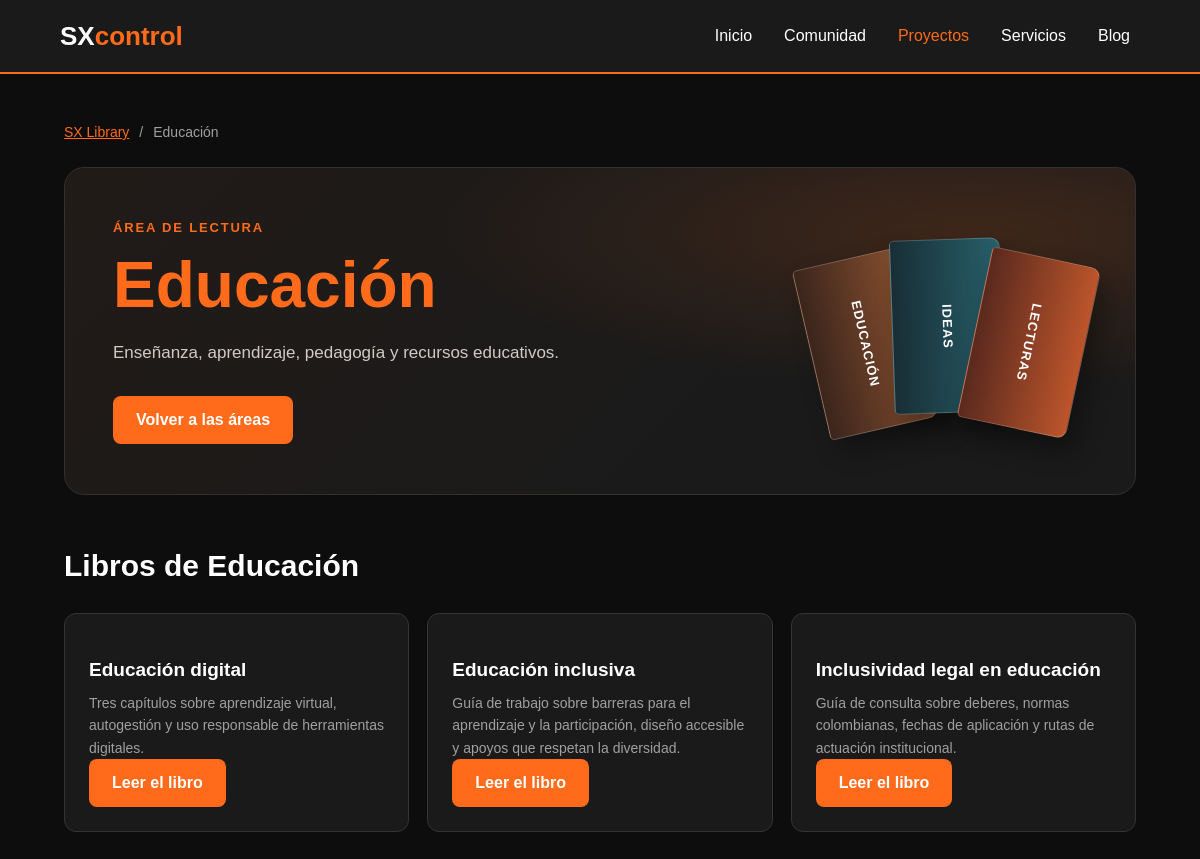
The app's page /sx-library/educacion with its own data.
### tables this page shows
CREATE TABLE library_areas (
                slug TEXT PRIMARY KEY,
                nombre TEXT NOT NULL,
                descripcion TEXT NOT NULL,
                posicion INTEGER NOT NULL DEFAULT 0
            );

CREATE TABLE library_libros (
                id INTEGER PRIMARY KEY AUTOINCREMENT,
                area_slug TEXT NOT NULL REFERENCES library_areas(slug),
                titulo TEXT NOT NULL,
                autor TEXT NOT NULL,
                descripcion TEXT NOT NULL,
                url TEXT,
                posicion INTEGER NOT NULL DEFAULT 0
            );

### app.py (the view)
@app.route("/sx-library/<area_slug>")
def sx_library_area(area_slug):
    existe = sqlite3.connect(DB_PATH).execute(
        "SELECT 1 FROM library_areas WHERE slug = ?", (area_slug,)
    ).fetchone()
    if not existe and area_slug in SX_LIBRARY_REMOVED_EDUCATION_CATEGORIES:
        return redirect(url_for("sx_library_area", area_slug="educacion"), code=301)
    area = SX_LIBRARY_AREAS.get(area_slug) or {}
    fila = sqlite3.connect(DB_PATH).execute(
        "SELECT nombre, descripcion FROM library_areas WHERE slug = ?", (area_slug,)
    ).fetchone()
    if fila is None and not area:
        abort(404)
    return render_template(
        "Proyectos/SX_Library/area.html",
        area_slug=area_slug,
        area_name=fila[0] if fila else area["area_name"],
        area_description=fila[1] if fila else area["area_description"],
        libros=libros_library(area_slug),
    )

### app.py (called while the page is built)
def libros_library(area_slug=None):
    with sqlite3.connect(DB_PATH) as conexion:
        conexion.row_factory = sqlite3.Row
        if area_slug:
            filas = conexion.execute(
                "SELECT id, area_slug, titulo, autor, descripcion, url FROM library_libros WHERE area_slug = ? ORDER BY posicion, id",
                (area_slug,),
            ).fetchall()
        else:
            filas = conexion.execute(
                "SELECT id, area_slug, titulo, autor, descripcion, url FROM library_libros ORDER BY area_slug, posicion, id"
            ).fetchall()
    return [dict(fila) for fila in filas]

### templates/Proyectos/SX_Library/area.html (shortened to what this page needs)
<!DOCTYPE html>
<html lang="es">
<head>
    <link rel="stylesheet" href="{{ url_for('static', filename='css/style.css') }}">
</head>
<body>
    <header>
        <a class="logo" href="{{ url_for('home') }}" aria-label="SXcontrol, inicio">SX<span>control</span></a>
        <nav>
            <ul>
                <li><a href="{{ url_for('home') }}">Inicio</a></li>
                <li><a href="{{ url_for('comunidad') }}">Comunidad</a></li>
                <li><a href="{{ url_for('proyectos') }}" class="active" aria-current="page">Proyectos</a></li>
                <li><a href="{{ url_for('servicios') }}">Servicios</a></li>
                <li><a href="{{ url_for('blog') }}">Blog</a></li>
            </ul>
        </nav>
    </header>
    <main class="library-page">
        <nav class="book-breadcrumb" aria-label="Ruta de navegación">
            <a href="{{ url_for('sx_library') }}">SX Library</a>
            <span aria-hidden="true">/</span>
            <span aria-current="page">{{ area_name }}</span>
        </nav>
        <section class="library-hero" aria-labelledby="area-title">
            <div>
                <p class="library-eyebrow">Área de lectura</p>
                <h1 id="area-title"><span>{{ area_name }}</span></h1>
                <p class="library-intro">{{ area_description }}</p>
                {% if parent_area_name is defined %}
                <a href="{{ parent_area_url }}" class="btn">Volver a Educación</a>
                {% else %}
                <a href="{{ url_for('sx_library') }}#areas" class="btn">Volver a las áreas</a>
                {% endif %}
            </div>
            <div class="library-books-art" aria-hidden="true">
                <div class="library-book">{{ area_name }}</div>
                <div class="library-book">Ideas</div>
                <div class="library-book">Lecturas</div>
            </div>
        </section>
        {% if libros %}
        <section aria-labelledby="books-title">
            <h2 id="books-title" class="library-section-heading">Libros de {{ area_name }}</h2>
            <div class="library-collections">
                {% for libro in libros %}
                <article class="library-collection">
                    <h3>{{ libro.titulo }}</h3>
                    <p>{{ libro.descripcion }}</p>
                    {% if libro.url %}
                    <a href="{{ libro.url }}" class="btn">Leer el libro</a>
                    {% else %}
                    <span class="btn btn-secundario" aria-disabled="true">En preparación</span>
                    {% endif %}
                </article>
                {% endfor %}
            </div>
        </section>
        {% endif %}
    </main>
</body>
</html>

### static/css/style.css (style rules this page uses)
:root { color-scheme: dark; --sx-orange: #ff6b1a; --sx-orange-dark: #e05500; --sx-black: #0d0d0d; --sx-black-soft: #1a1a1a; --sx-white: #fff; --sx-text-gray: #a0a0a0; --sx-border: #343434; --sx-content-width: 1120px; --sx-radius: 10px; }
*, *::before, *::after { box-sizing: border-box; }
html { min-width: 320px; scroll-behavior: smooth; }
body { min-width: 320px; margin: 0; background: var(--sx-black); color: var(--sx-white); font-family: Arial, sans-serif; line-height: 1.5; }
header { display: flex; width: 100%; align-items: center; justify-content: space-between; gap: 24px; padding: 15px 5%; border-bottom: 2px solid var(--sx-orange); background: var(--sx-black-soft); }
.logo { display: flex; flex: 0 0 auto; align-items: center; color: var(--sx-white); font-size: 26px; font-weight: 700; line-height: 1; text-decoration: none; }
.logo span, .library-hero h1 span, .nutria-container h1 span, .hero h1 span { color: var(--sx-orange); }
header nav { min-width: 0; }
header nav ul { display: flex; flex-wrap: wrap; justify-content: flex-end; gap: 4px 12px; margin: 0; padding: 0; list-style: none; }
header nav a { display: inline-block; padding: 9px 10px; border-radius: 6px; color: var(--sx-white); font-size: 16px; font-weight: 500; text-decoration: none; transition: color 0.2s ease, background-color 0.2s ease; }
header nav a:hover, header nav a.active { color: var(--sx-orange); }
.btn { display: inline-block; max-width: 100%; padding: 12px 22px; border: 1px solid transparent; border-radius: 8px; background: var(--sx-orange); color: var(--sx-white); font: inherit; font-weight: 600; line-height: 1.35; overflow-wrap: anywhere; text-align: center; text-decoration: none; transition: background-color 0.2s ease, transform 0.2s ease; }
.library-page { width: min(100%, var(--sx-content-width)); margin: 0 auto; padding: 48px 24px 72px; }
.library-hero { display: grid; min-width: 0; grid-template-columns: minmax(0, 1.4fr) minmax(220px, 0.6fr); align-items: center; gap: 40px; overflow: hidden; padding: 48px; border: 1px solid #34302d; border-radius: 20px; background: radial-gradient(ellipse at 85% 20%, rgba(255, 107, 26, 0.16), transparent 42%), linear-gradient(135deg, #211b18, var(--sx-black-soft) 65%); text-align: left; }
.library-eyebrow { margin: 0 0 14px; color: var(--sx-orange); font-size: 13px; font-weight: 700; letter-spacing: 0.14em; text-transform: uppercase; }
.library-hero h1 { margin: 0; font-size: clamp(38px, 6vw, 64px); line-height: 1.05; }
.library-intro { max-width: 580px; margin: 20px 0 28px; color: #d0cbc7; font-size: 17px; line-height: 1.7; }
.library-hero .btn { font-weight: 700; }
.library-books-art { display: flex; min-width: 0; min-height: 230px; align-items: center; justify-content: center; }
.library-book { display: flex; width: 112px; height: 174px; flex: 0 1 112px; align-items: center; justify-content: center; border: 1px solid rgba(255, 255, 255, 0.2); border-radius: 5px 10px 10px 5px; box-shadow: 10px 14px 24px rgba(0, 0, 0, 0.35); color: var(--sx-white); font-size: 13px; font-weight: 700; letter-spacing: 0.08em; text-align: center; text-transform: uppercase; writing-mode: vertical-rl; }
.library-book + .library-book { margin-left: -26px; }
.library-book:nth-child(1) { transform: rotate(-13deg) translateY(13px); background: linear-gradient(90deg, #3b251c, #89502f); }
.library-book:nth-child(2) { transform: rotate(-2deg) translateY(-5px); background: linear-gradient(90deg, #182e35, #28606b); }
.library-book:nth-child(3) { transform: rotate(12deg) translateY(12px); background: linear-gradient(90deg, #5a291e, #bc552b); }
.library-section-heading { margin: 52px 0 10px; font-size: 30px; line-height: 1.25; }
.library-collections { display: grid; grid-template-columns: repeat(auto-fit, minmax(min(100%, 210px), 1fr)); gap: 18px; margin-top: 28px; }
.library-collection { min-width: 0; min-height: 190px; padding: 24px; border: 1px solid var(--sx-border); border-radius: 12px; background: var(--sx-black-soft); }
.library-collection h3 { margin: 18px 0 8px; font-size: 19px; }
.library-collection p { margin: 0; color: var(--sx-text-gray); font-size: 14px; line-height: 1.6; }
.book-breadcrumb { display: flex; flex-wrap: wrap; gap: 10px; margin-bottom: 24px; color: var(--sx-text-gray); font-size: 14px; }
.book-breadcrumb a { color: var(--sx-orange); }

### records on screen
library_areas: nombre "Educación", descripcion "Enseñanza, aprendizaje, pedagogía y recursos educativos.", nombre "EDUCACIÓN"
library_libros: titulo "Educación digital", descripcion "Tres capítulos sobre aprendizaje virtual, autogestión y uso responsable de herramientas digitales."
library_libros: titulo "Educación inclusiva", descripcion "Guía de trabajo sobre barreras para el aprendizaje y la participación, diseño accesible y apoyos que respetan la diversidad."
library_libros: titulo "Inclusividad legal en educación", descripcion "Guía de consulta sobre deberes, normas colombianas, fechas de aplicación y rutas de actuación institucional."
